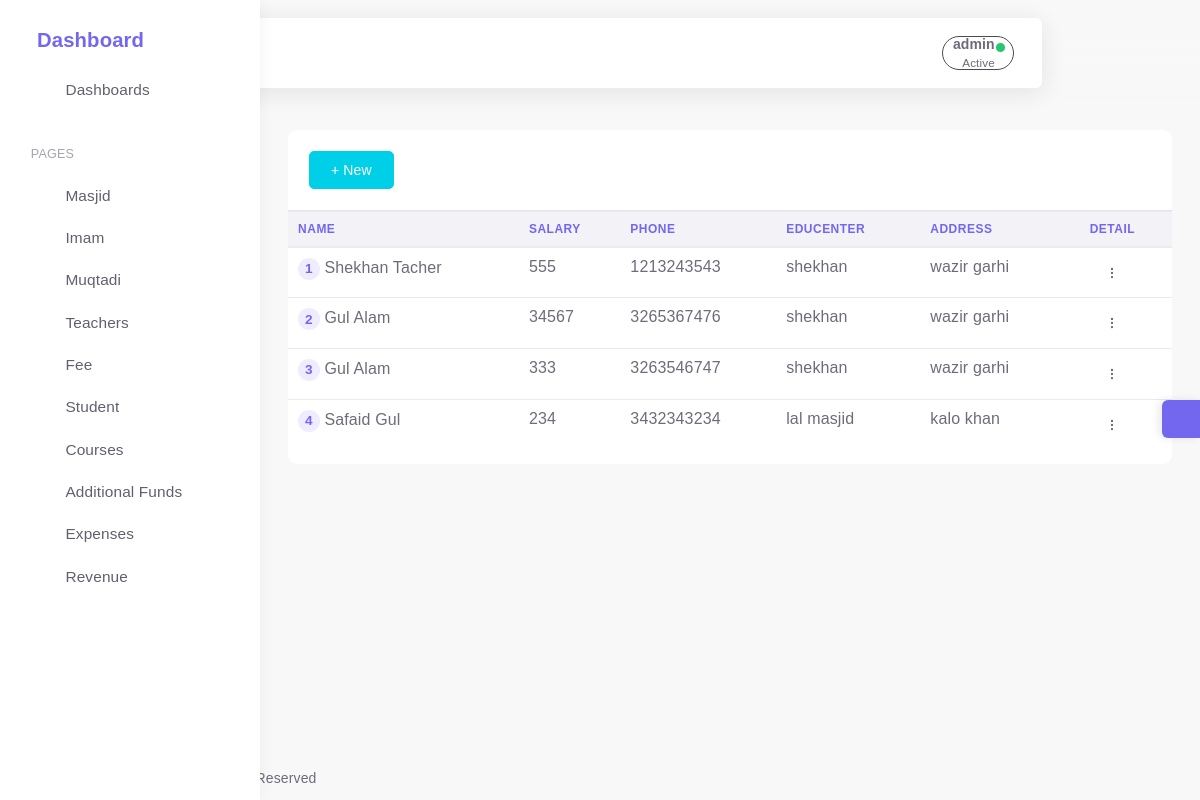
The app's page /teacherlist (signed in) with its own data.
### app/models.py (models this page shows, shortened)
class Cusmanager(models.Model):
    is_deleted=models.BooleanField(default=False)
    objects=Softdeletemanager()
    allobjects=models.Manager()
    class Meta:
        abstract=True

class Teacher(Cusmanager):
        name=models.CharField(max_length=30)
        address=models.CharField(max_length=60,blank=True, null=True)
        is_imam=models.BooleanField(default=False)
        is_teacher=models.BooleanField(default=False)
        cnic=models.PositiveIntegerField(blank=True, null=True,validators=[validate_cnic])
        salary=models.PositiveIntegerField(validators=[validate_money])
        phone=models.IntegerField(validators=[validate_phone],help_text="Enter phone number without zero")
        courses=models.ManyToManyField('Courses' ,blank=True)
        educenter=models.ForeignKey("Educenter",on_delete=models.CASCADE)
        qualification=models.CharField(max_length=50,null=True,blank=True)
        admission_date= models.IntegerField(default=today.day, validators=[validate_date])
        adm_month= models.IntegerField(default=today.month,validators=[validate_date])
        adm_year= models.IntegerField(default=today.year, validators=[validate_year])

class Educenter(Cusmanager):
    useradmin = models.OneToOneField(Useradmin, on_delete=models.CASCADE)
    name=models.CharField(max_length=50)
    address=models.CharField(max_length=60)
    def __str__(self):
        return self.name

### app/views.py (the view, shortened to what this page needs)
# urls.py: path('teacherlist',Teacherlist.as_view(),name="teacherlist"),
class Teacherlist(LoginRequiredMixin,ListView):
    template_name="teacher/teacherlist.html"
    model=Teacher
    context_object_name="teacherlist"
    fields=['name','salary','address']
    def get_queryset(self):
        if self.request.user.is_superuser:
            qs=Teacher.objects.filter(is_teacher=True).order_by('educenter')
            return qs

### app/cusmanager.py (called while the page is built)
    def get_queryset(self):
        return super().get_queryset().filter(is_deleted=False)

### templates/teacher/teacherlist.html (shortened to what this page needs)
{% extends 'base.html' %}
{% load static %}
{% block content %}
<link rel="stylesheet" type="text/css" href="https://cdn.datatables.net/1.10.20/css/jquery.dataTables.css">
<link rel="stylesheet"  href="https://cdn.datatables.net/buttons/2.2.3/css/buttons.dataTables.min.css" >
{% if request.user.is_superuser %}
<div style="border-radius:9px;"  class="bg-white table-responsive">
                                <table class="table table-hover example ">
                                    <div class="card-header "><a href="{% url 'admcreateteacher'%}" class="btn btn-info">+ New</a>
                                    </div>
                                    <thead>
                                        <tr>
                                            <th class="text-primary">Name</th>
                                            <th class="text-primary">salary</th>
                                            <th class="text-primary">phone</th>
                                            <th class="text-primary">educenter</th>
                                            <th class="text-primary">Address</th>
                                            <th class="text-primary">detail</th>
                                        </tr>
                                    </thead>
                                    <tbody>
                                    {% for teacher in teacherlist %}
                                        <tr>
                                            <td>
                            <span class="badge badge-pill badge-light-primary"> {{forloop.counter}} </span><b></b><b></b>
                                                <span class="font-weight-bold  ">{{teacher.name|title}}</span>
                                            </td>
                                            <td>{{teacher.salary}}</td>
                                            <td>
                                                <div class="avatar-group">
                                                       <span>{{teacher.phone}}</span>
                                                </div>
                                            </td>
                                            <td><span class=" badge-light-primary mr-1">{{teacher.educenter}}</span></td>
                                            <td>
                                                <span class=" badge-light-primary mr-1">{{teacher.address}}</span></td>
                                            <td>
                                                <div class="dropdown">
                                                    <button type="button" class="btn btn-sm dropdown-toggle hide-arrow waves-effect waves-float waves-light" data-toggle="dropdown">
                                                    </button>
                                                </div>
                                            </td>
                                        </tr>
                                    {% endfor %}
                                    </tbody>
                                    {% endif %}
                                </table>
                            </div>
</table></div>
 {% endblock %}

### templates/base.html (shortened to what this page needs)
{% load static %}
<html class="loading" lang="en" data-textdirection="ltr">
<head>
 <link href="https://cdn.jsdelivr.net/npm/select2@4.1.0-beta.1/dist/css/select2.min.css" rel="stylesheet" />
    <link rel="stylesheet" type="text/css" href="{% static '/app-assets/vendors/css/vendors.min.css' %}">
    <link rel="stylesheet" type="text/css" href="{% static '/app-assets/vendors/css/extensions/toastr.min.css' %}">
    <link rel="stylesheet" type="text/css " href="{% static '/app-assets/vendors/css/charts/apexcharts.css' %}">
    <link rel="stylesheet" href="https://cdn.jsdelivr.net/npm/bootstrap@4.6.0/dist/css/bootstrap.min.css">
    <link rel="stylesheet" type="text/css" href="{% static '/app-assets/css/bootstrap-extended.min.css' %}">
    <link rel="stylesheet" type="text/css" href="{% static '/app-assets/css/bootstrap.min.css' %}">
    <link rel="stylesheet" type="text/css" href="{% static '/app-assets/css/colors.min.css' %}">
    <link rel="stylesheet" type="text/css" href="{% static '/app-assets/css/components.min.css' %}">
    <link rel="stylesheet" type="text/css" href="{% static '/app-assets/css/themes/dark-layout.min.css' %}">
    <link rel="stylesheet" type="text/css" href="{% static '/app-assets/css/themes/bordered-layout.min.css' %}">
    <link rel="stylesheet" type="text/css" href="{% static '/app-assets/css/themes/semi-dark-layout.min.css' %}">
    <link rel="stylesheet" type="text/css" href="{% static '/app-assets/css/core/menu/menu-types/vertical-menu.min.css' %}">
    <link rel="stylesheet" type="text/css" href="{% static '/app-assets/css/pages/dashboard-ecommerce.min.css' %}">
    <link rel="stylesheet" type="text/css" href="{% static '/app-assets/css/plugins/charts/chart-apex.min.css' %}">
    <link rel="stylesheet" type="text/css" href="{% static '/app-assets/css/plugins/extensions/ext-component-toastr.min.css' %}">
    <link rel="stylesheet" type="text/css" href="{% static '/assets/css/style.css' %}">
</head>
<body class="vertical-layout vertical-menu-modern  navbar-floating footer-static  mainbody" data-open="click" data-menu="vertical-menu-modern" data-col="">
    <span style="display:none;">{% now "Y" as cyear %} {% now "n" as cmonth%}</span>
<nav class="header-navbar navbar navbar-expand-lg align-items-center floating-nav navbar-light navbar-shadow container-xxl">
    <div class="navbar-container d-flex content">
        <div class="bookmark-wrapper d-flex align-items-center">
            <ul class="nav navbar-nav">
                <li class="nav-item d-none d-lg-block"><a class="nav-link bookmark-star"><i class="ficon text-warning" data-feather="star"></i></a>
                </li>
            </ul>
        </div>
        <ul class="nav navbar-nav align-items-center ml-auto rounded">
            {% if request.user.is_authenticated %}
            <li class="nav-item dropdown dropdown-user border-dark"  style="padding:0px; margin:0px; border-radius:90px;"><a class=" nav-link dropdown-toggle dropdown-user-link"  href="javascript:void(0);" data-toggle="dropdown" aria-haspopup="true" aria-expanded="false">
                <div class="user-nav d-sm-flex d-none"><span class="user-name font-weight-bolder">{{request.user}}</span><span class="user-status">Active</span></div><span class="avatar"><span class="avatar-status-online"></span></span></a>
            </li>
            {% endif %}
        </ul>
    </div>
</nav>
<div class="main-menu menu-fixed menu-light menu-accordion menu-shadow" data-scroll-to-active="true">
    <div class="navbar-header">
        <ul class="nav navbar-nav flex-row">
            <li class="nav-item mr-auto"><a class="navbar-brand" href="/">
                    <h2 class="brand-text">Dashboard</h2></a></li>
            <li class="nav-item nav-toggle"><a class="nav-link modern-nav-toggle pr-0" data-toggle="collapse"><i class="d-none d-xl-block collapse-toggle-icon font-medium-4  text-primary" data-feather="disc" data-ticon="disc"></i></a></li>
        </ul>
    </div>
    <div class="main-menu-content">
        <ul class="navigation navigation-main" id="main-menu-navigation" data-menu="menu-navigation">
            <li class=" nav-item"><a class="d-flex align-items-center" href="/"><i data-feather="home"></i><span class="menu-title text-truncate" data-i18n="Dashboards">Dashboards</span></a>
            </li>
            <li class=" navigation-header  align-items-center"><span data-i18n="Apps &amp; Pages">   Pages</span><i data-feather="more-horizontal"></i>
          {% if request.user.is_superuser %}
            </li>
            <li class=" nav-item"><a class="d-flex align-items-center" href="{% url 'educenlist'%}"><i data-feather="home"></i><span class="menu-title text-truncate" data-i18n="Email">Masjid</span></a>
            </li>
          {% endif %}
            <li class=" nav-item"><a class="d-flex align-items-center" href="{% url 'imamlist'%}"><i data-feather="users"></i><span class="menu-title text-truncate" data-i18n="Chat">Imam </span></a>
            </li>
            <li class=" nav-item"><a class="d-flex align-items-center" href="{% url 'emplist'%}"><i data-feather="users"></i><span class="menu-title text-truncate" data-i18n="Todo">Muqtadi</span></a>
            </li>
            <li class=" nav-item"><a class="d-flex align-items-center" href="{% url 'teacherlist'%}"><i data-feather="users"></i><span class="menu-title text-truncate" data-i18n="Calendar">Teachers</span></a>
            </li>
            <li class=" nav-item"><a class="d-flex align-items-center" href="{% url 'paytmentmenue'%}"><i data-feather="dollar-sign"></i><span class="menu-title text-truncate" data-i18n="Kanban">Fee</span></a>
            </li>
            <li class=" nav-item"><a class="d-flex align-items-center" href="{% url 'stulist'%}"><i data-feather="users"></i><span class="menu-title text-truncate" data-i18n="Kanban">Student</span></a>
            </li>
            <li class=" nav-item"><a class="d-flex align-items-center" href="{% url 'courseslist'%}"><i data-feather="book"></i><span class="menu-title text-truncate" data-i18n="Kanban">Courses</span></a>
            </li>
            <li class=" nav-item"><a class="d-flex align-items-center" href="{% url 'sidefundlist' cmonth cyear %}"><i data-feather="briefcase"></i><span class="menu-title text-truncate" data-i18n="Kanban">Additional Funds</span></a>
            </li>
            <li class=" nav-item"><a class="d-flex align-items-center" href="{% url 'expenselist' cmonth cyear %}"><i data-feather="shopping-bag"></i><span class="menu-title text-truncate" data-i18n="Kanban">Expenses</span></a>
            </li>
            {% now "n" as current_month %}
            {% now "Y" as current_year %}
            <li class=" nav-item"><a class="d-flex align-items-center" href="{% url 'showrevenue'  current_month current_year %}"><i data-feather="pocket"></i><span class="menu-title text-truncate" data-i18n="Kanban">Revenue</span></a>
            </li>
        </ul>
    </div>
</div>
<div class="app-content content">
    <div class="content-wrapper container-xxl p-0">
        <div class="content-header row">
        </div>
        <div class="content-body">
            <section id="multiple-column-form sect" class="mainsection float-center ">
                    {% block content %}
                    {% endblock content %}
        </div>
    </div>
<div class="customizer d-none d-md-block"><a class="customizer-toggle d-flex align-items-center justify-content-center" href="javascript:void(0);"><i class="spinner" data-feather="settings"></i></a>
</div>
<footer class="footer footer-static footer-light">
  <p class="clearfix mb-0"><span class="float-md-left d-block d-md-inline-block mt-25">COPYRIGHT  &copy; 2022<a class="ml-25" href="https://1.envato.market/pixinvent_portfolio" target="_blank">test</a><span class="d-none d-sm-inline-block">, All rights Reserved</span></span></p>
</footer>
</body>
</html>

### records on screen
Teacher: name "Shekhan Tacher", salary "555", phone "1213243543", educenter "shekhan", address "wazir garhi"
Teacher: name "Gul Alam", salary "34567", phone "3265367476", educenter "shekhan", address "wazir garhi"
Teacher: name "Gul Alam", salary "333", phone "3263546747", educenter "shekhan", address "wazir garhi"
Teacher: name "Safaid Gul", salary "234", phone "3432343234", educenter "lal masjid", address "kalo khan"

### other values on screen
{{ request.user }} "admin"
